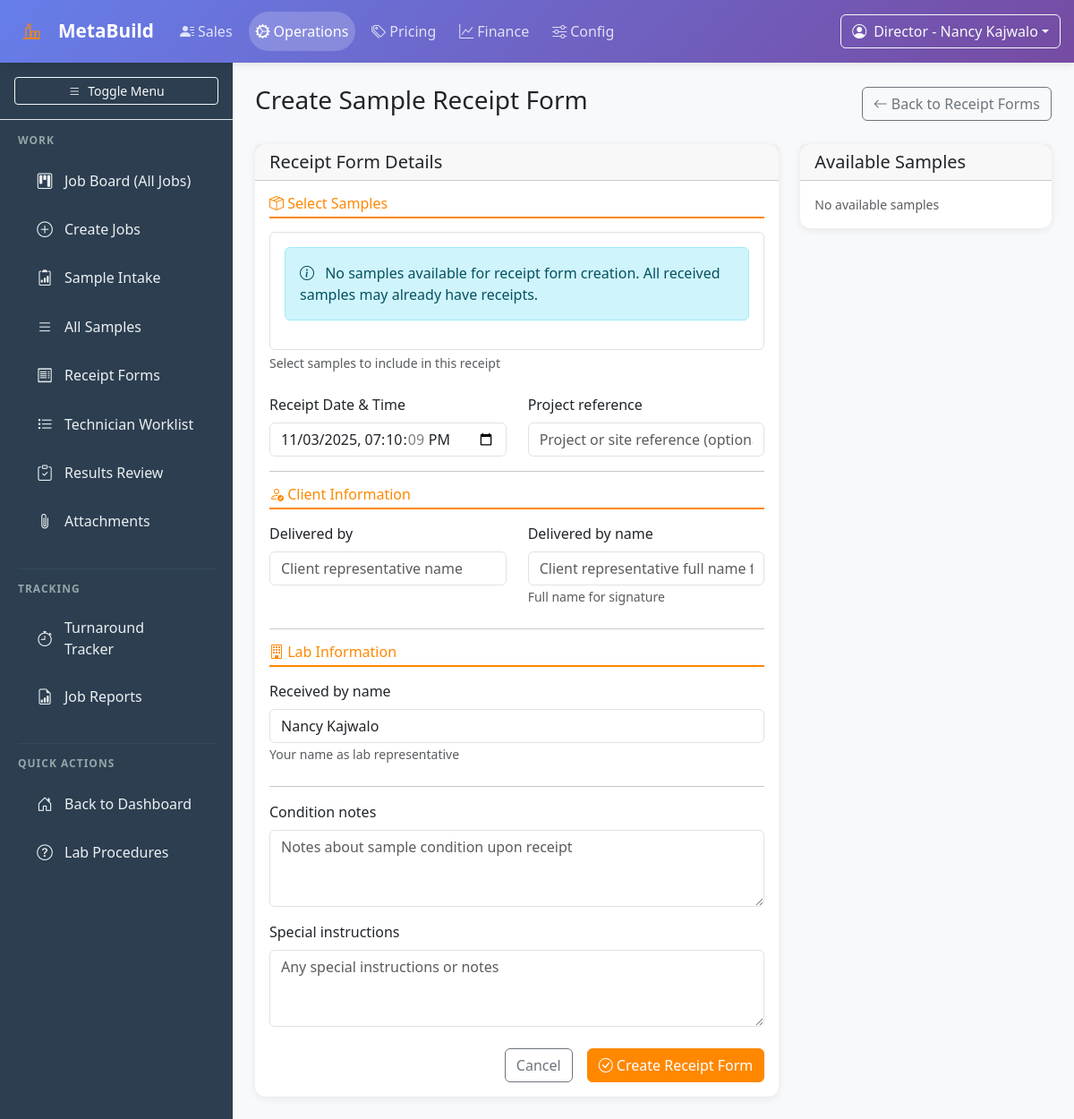
Before: /operations/receipt-forms/create/ (signed in) with the older database file.
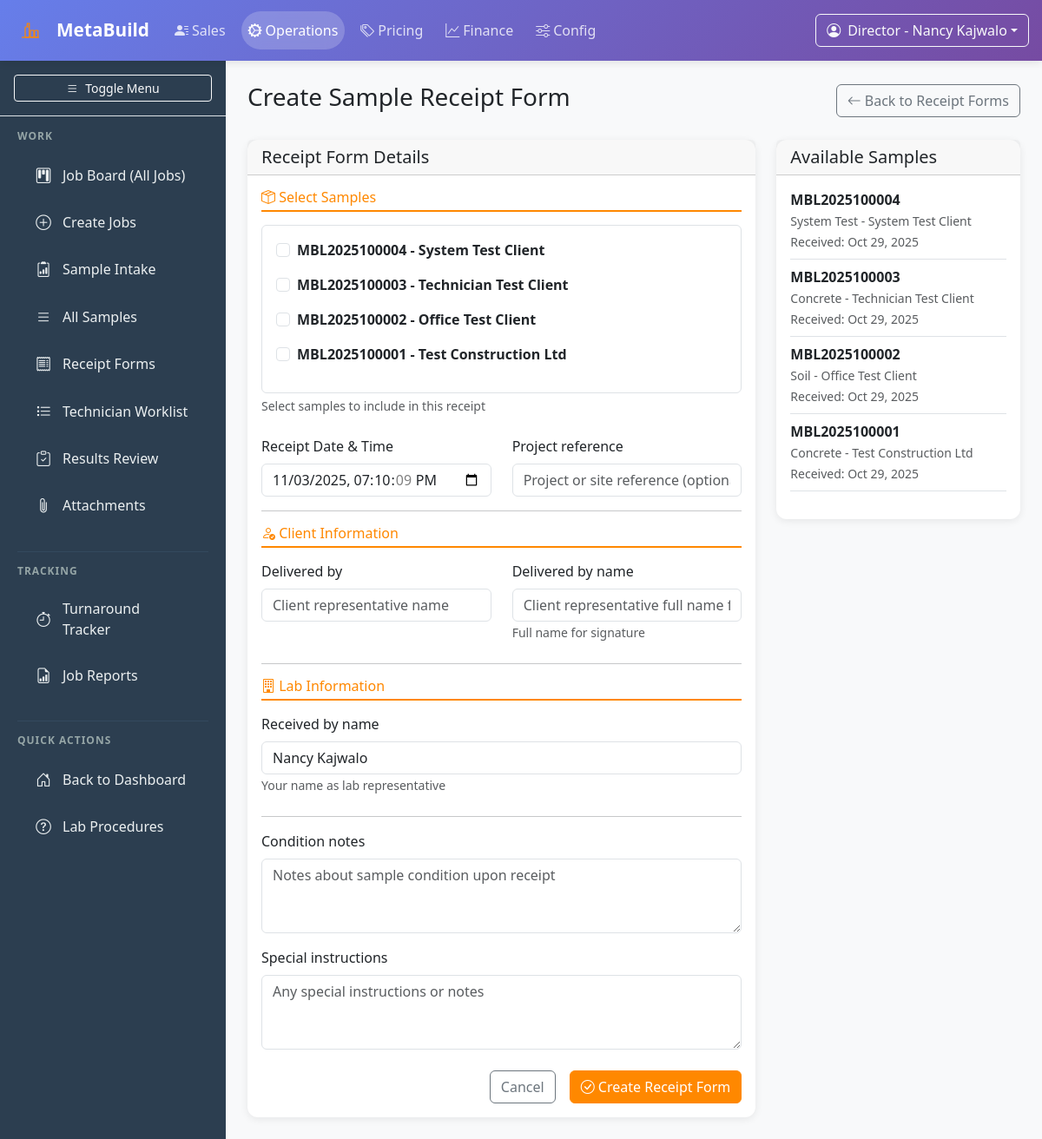
After: the same page with the newer database file.
### operations/models.py (models this page shows, shortened)
class Sample(models.Model):
    STATUS_CHOICES = [
        ('received', 'Received'),
        ('in_progress', 'In Progress'),
        ('testing', 'Testing'),
        ('completed', 'Completed'),
        ('reported', 'Reported'),
        ('cancelled', 'Cancelled'),
    ]
    PRIORITY_CHOICES = [
        ('normal', 'Normal'),
        ('urgent', 'Urgent'),
        ('rush', 'Rush'),
    ]
    SAMPLE_CONDITION_CHOICES = [
        ('good', 'Good'),
        ('damaged', 'Damaged'),
        ('insufficient', 'Insufficient'),
        ('contaminated', 'Contaminated'),
    ]
    sample_id = models.CharField(max_length=50, unique=True, help_text="Unique sample identifier")
    client_reference = models.CharField(max_length=100, blank=True, help_text="Client's reference number")
    client = models.ForeignKey(Client, on_delete=models.CASCADE, related_name='samples')
    sample_type = models.CharField(max_length=100, help_text="Type of sample (e.g., Soil, Concrete, Steel)")
    sample_description = models.TextField(help_text="Detailed description of the sample")
    sample_condition = models.CharField(max_length=20, choices=SAMPLE_CONDITION_CHOICES, default='good')
    quantity = models.CharField(max_length=100, help_text="Quantity or amount of sample")
    location_collected = models.CharField(max_length=200, blank=True, help_text="Location where sample was collected")
    collection_date = models.DateField(blank=True, null=True, help_text="Date sample was collected")
    received_by = models.ForeignKey(User, on_delete=models.CASCADE, related_name='received_samples')
    received_date = models.DateTimeField(default=timezone.now)
    priority = models.CharField(max_length=20, choices=PRIORITY_CHOICES, default='normal')
    status = models.CharField(max_length=20, choices=STATUS_CHOICES, default='received')
    requested_tests = models.ManyToManyField(TestItem, through='SampleTest', related_name='samples')
    special_instructions = models.TextField(blank=True, help_text="Special instructions for testing")
    delivery_method = models.CharField(max_length=100, blank=True, help_text="How sample was delivered")
    courier_details = models.CharField(max_length=200, blank=True, help_text="Courier or delivery details")
    notes = models.TextField(blank=True, help_text="Additional notes")
    created_at = models.DateTimeField(auto_now_add=True)
    updated_at = models.DateTimeField(auto_now=True)
    class Meta:
        verbose_name = "Sample"
        verbose_name_plural = "Samples"
        ordering = ['-received_date']
        indexes = [
            models.Index(fields=['sample_id']),
            models.Index(fields=['status']),
            models.Index(fields=['received_date']),
            models.Index(fields=['client']),
        ]
    def __str__(self):
        return f"{self.sample_id} - {self.client.name}"

class Client(models.Model):
    name = models.CharField(max_length=200, help_text="Client or company name")
    contact_person = models.CharField(max_length=200, blank=True, help_text="Primary contact person")
    email = models.EmailField(blank=True)
    phone = models.CharField(max_length=20, blank=True)
    address = models.TextField(blank=True)
    company_registration = models.CharField(max_length=100, blank=True, help_text="Company registration number")
    is_active = models.BooleanField(default=True)
    created_at = models.DateTimeField(auto_now_add=True)
    updated_at = models.DateTimeField(auto_now=True)
    class Meta:
        verbose_name = "Client"
        verbose_name_plural = "Clients"
        ordering = ['name']

### operations/views.py (the view, shortened to what this page needs)
# urls.py: path('receipt-forms/create/', views.create_receipt_form, name='create_receipt_form'),
@login_required
def create_receipt_form(request, sample_id=None):
    if not check_operations_access(request.user):
        raise PermissionDenied("Operations access required")
    from django.db.models import Q
    if request.method == 'POST':
        form = SampleReceiptFormForm(request.POST, user=request.user)
        if form.is_valid():
            srf = form.save(commit=False)
            srf.received_by = request.user
            if not srf.received_by_name:
                srf.received_by_name = request.user.get_full_name() or request.user.username
            srf.save()
            samples = form.cleaned_data['samples']
            srf.samples.set(samples)
            messages.success(request, f"Sample Receipt Form {srf.receipt_number} created successfully.")
            return redirect('operations:receipt_form_detail', receipt_number=srf.receipt_number)
    else:
        sample_ids = None
        form = SampleReceiptFormForm(user=request.user, sample_ids=sample_ids)
        if sample_ids and form.fields['samples'].queryset.filter(id__in=sample_ids).exists():
            form.fields['samples'].initial = sample_ids
    available_samples = Sample.objects.filter(
        status='received'
    ).exclude(
        receipt_forms__isnull=False
    ).select_related('client', 'received_by')
    context = get_base_context(request.user)
    context.update({
        'page_title': 'Create Sample Receipt Form',
        'form': form,
        'available_samples': available_samples,
        'initial_sample_id': sample_id,
    })
    return render(request, 'operations/create_receipt_form.html', context)

### core/models.py (called while the page is built)
    def get_role_display(self):
        return dict(self.ROLE_CHOICES).get(self.role, self.role)

    def can_access_module(self, module_name):
        access_matrix = {
            'director': ['sales', 'operations', 'pricing', 'finance', 'config'],
            'lab_manager': ['sales', 'operations', 'pricing', 'finance'],  # Added sales for client management
            'office_staff': ['sales', 'operations', 'finance'],  # Added operations for sample intake
            'technician': ['operations'],
        }
        return module_name in access_matrix.get(self.role, [])

    def get_accessible_modules(self):
        access_matrix = {
            'director': ['sales', 'operations', 'pricing', 'finance', 'config'],
            'lab_manager': ['sales', 'operations', 'pricing', 'finance'],  # Added sales for client management
            'office_staff': ['sales', 'operations', 'finance'],  # Added operations for sample intake
            'technician': ['operations'],
        }
        return access_matrix.get(self.role, [])

### operations/views.py (called while the page is built)
def check_operations_access(user):
    return user.can_access_module('operations')

### templates/operations/create_receipt_form.html (shortened to what the changed rows need)
{% extends 'operations/base_operations.html' %}
{% block content %}
<div class="d-flex justify-content-between align-items-center mb-4">
    <h1 class="h3">{{ page_title }}</h1>
</div>
<div class="row">
    <div class="col-lg-8">
        <div class="card">
            <div class="card-body">
                <form method="post">
                    <div class="mb-4">
                        <div class="border rounded p-3" style="max-height: 300px; overflow-y: auto;">
                            {% if form.samples.field.queryset %}
                                {% for sample in form.samples %}
                                <div class="form-check mb-3">
                                    {{ sample.tag }}
                                    <label class="form-check-label" for="{{ sample.id_for_label }}">
                                        <strong>{{ sample.choice_label }}</strong>
                                    </label>
                                </div>
                                {% endfor %}
                            {% else %}
                                <div class="alert alert-info">
                                    <i class="bi bi-info-circle me-2"></i>
                                    No samples available for receipt form creation. All received samples may already have receipts.
                                </div>
                            {% endif %}
                        </div>
                    </div>
                </form>
            </div>
        </div>
    </div>
    <div class="col-lg-4">
        <div class="card">
            <div class="card-body">
                {% if available_samples %}
                <ul class="list-unstyled">
                    {% for sample in available_samples|slice:":10" %}
                    <li class="mb-2 pb-2 border-bottom">
                        <div>
                            <strong>{{ sample.sample_id }}</strong>
                            <br>
                            <small class="text-muted">{{ sample.sample_type }} - {{ sample.client.name }}</small>
                            <br>
                            <small class="text-muted">Received: {{ sample.received_date|date:"M d, Y" }}</small>
                        </div>
                    </li>
                    {% endfor %}
                </ul>
                {% else %}
                <p class="text-muted small mb-0">No available samples</p>
                {% endif %}
            </div>
        </div>
    </div>
</div>
{% endblock %}

Changed rows visible on the page:
added Sample: sample_id "MBL2025100004", sample_type "System Test", client.name "System Test Client", received_date "Oct 29, 2025"
added Sample: sample_id "MBL2025100003", sample_type "Concrete", client.name "Technician Test Client", received_date "Oct 29, 2025"
added Sample: sample_id "MBL2025100002", sample_type "Soil", client.name "Office Test Client", received_date "Oct 29, 2025"
added Sample: sample_id "MBL2025100001", sample_type "Concrete", client.name "Test Construction Ltd", received_date "Oct 29, 2025"
Other visible differences:
new list line: "☐ MBL2025100004 - System Test Client"
new list line: "☐ MBL2025100003 - Technician Test Client"
new list line: "☐ MBL2025100002 - Office Test Client"
new list line: "☐ MBL2025100001 - Test Construction Ltd"
text no longer shown: "No samples available for receipt form creation. All received samples may already have receipts. No available samples"
